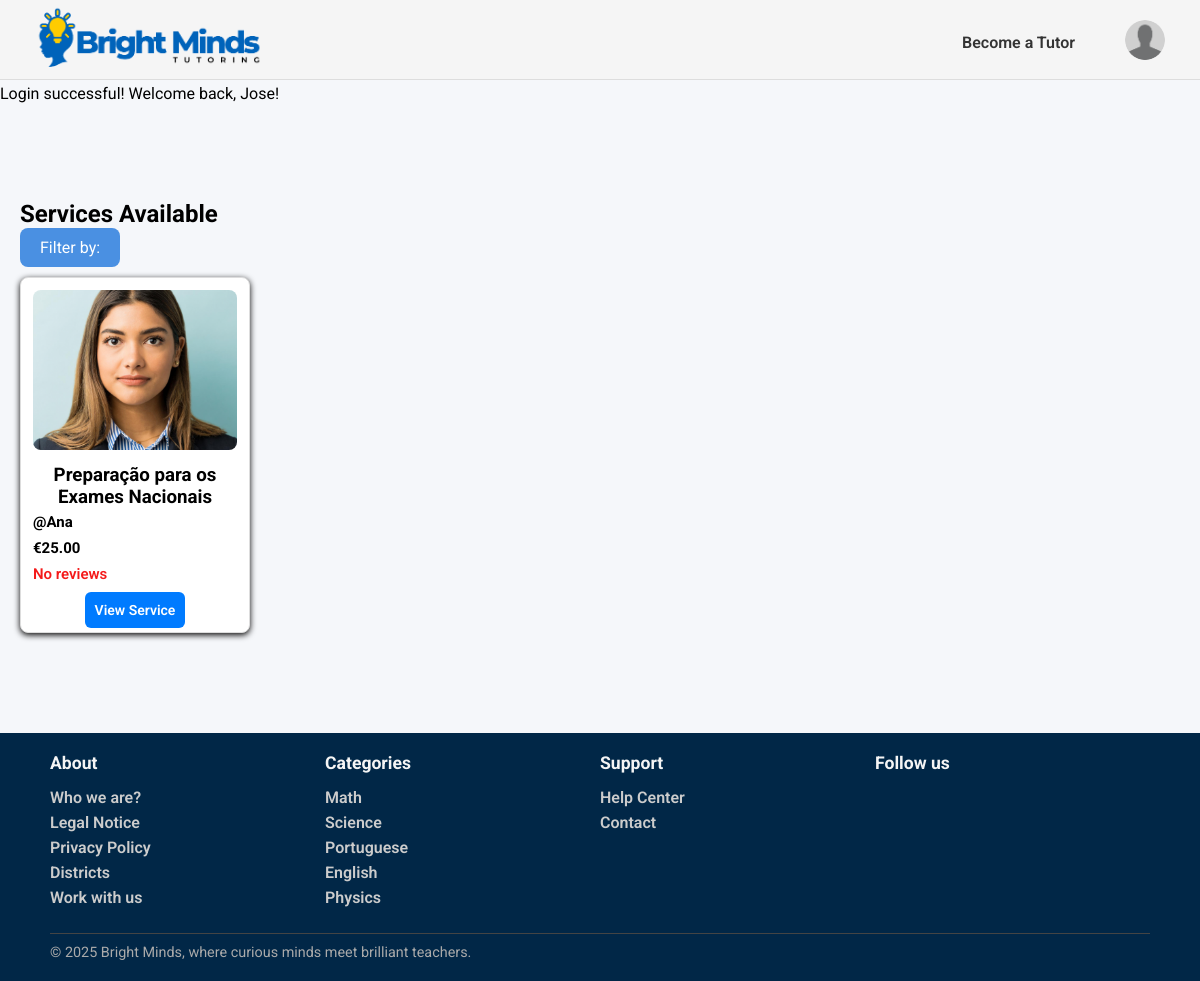
The page /pages/services_list.php (signed in) on the database its author committed.
### tables this page shows
CREATE TABLE Service(
    service_id INTEGER PRIMARY KEY,
    freelancer_id INTEGER NOT NULL,
    title TEXT NOT NULL,
    category_name TEXT NOT NULL,
    description TEXT NOT NULL,
    duracao INTEGER NOT NULL,
    price REAL NOT NULL,
    service_type TEXT CHECK(service_type IN ('individual presencial', 'grupo presencial', 'individual online','grupo online', 'revisão trabalhos')) NOT NULL,
    num_sessoes INTEGER NOT NULL,
    status TEXT CHECK(status IN ('ativo', 'inativo')) DEFAULT 'ativo',
    max_students INTEGER,
    FOREIGN KEY (freelancer_id) REFERENCES Freelancers(freelancer_id) ON UPDATE CASCADE ON DELETE CASCADE,
    FOREIGN KEY (category_name) REFERENCES Category(category_name) ON UPDATE CASCADE ON DELETE RESTRICT
);

CREATE TABLE User (
    user_id INTEGER PRIMARY KEY,
    username TEXT UNIQUE NOT NULL,
    name TEXT NOT NULL,
    birth_date DATE,
    email TEXT UNIQUE NOT NULL,
    password TEXT NOT NULL,
    usertype TEXT CHECK(usertype IN ('student', 'tutor', 'admin')) NOT NULL,
    address TEXT,
    postal_code TEXT,
    city TEXT,
    registration_date DATE NOT NULL,
    profile_image TEXT
);

CREATE TABLE Category(
    category_name TEXT PRIMARY KEY
);

### pages/services_list.php (called while the page is built)
<?php
    require_once(__DIR__. '/../templates/common.tpl.php');
    require_once(__DIR__.'/../database/connection.db.php');
    require_once(__DIR__.'/../database/service.class.php');
    require_once(__DIR__.'/../database/categories.php');
    require_once(__DIR__. '/../templates/services.tpl.php');
    $session = new Session();
    $db = getDatabaseConnection();
    $categories = getAllCategories($db);
    $category = (!empty ($_GET['category'])) ? $_GET['category'] : null;
    $service = (!empty ($_GET['service_type'])) ? $_GET['service_type'] : null;
    $min_price = (!empty($_GET['min_price'])) ? floatval($_GET['min_price']) : null;
    $max_price = (!empty($_GET['max_price'])) ? floatval($_GET['max_price']) : null;
    $min_rating = (!empty($_GET['min_rating'])) ? floatval($_GET['min_rating']) : null;
    $max_rating = (!empty($_GET['max_rating'])) ? floatval($_GET['max_rating']) : null;
    $services = getServices($db,$category,$service,$min_price,$max_price,$min_rating,$max_rating);
    drawHeader($session);
    drawServices($services,$category,$service);
    drawFooter($categories);
    ?>

### utils/session.php (called while the page is built, shortened)
<?php
  class Session {
    private array $messages;
    public function __construct() {
      $this->messages = isset($_SESSION['messages']) ? $_SESSION['messages'] : array();
    }
    public function isLoggedIn() : bool {
      return isset($_SESSION['id']);
    }
    public function getUserType() : ?string {
      return isset($_SESSION['user_type']) ? $_SESSION['user_type'] : null;
    }
    public function getPhoto(): ?string{
      return isset($_SESSION['photo']) ? $_SESSION['photo'] : null;
    }
    public function getMessages() {
      return $this->messages;
    }
  }
?>

### database/service.class.php (called while the page is built, shortened)
<?php
function getServices(PDO $db, ?string $category, ?string $service_type, ?float $min_price, ?float $max_price,?int $min_rating, ?int $max_rating): array {
    $query = '
        SELECT s.service_id, s.title, s.price, s.service_type,
               u.name AS freelancer_name, u.user_id,
               (SELECT AVG(r.rating) FROM Review r
                JOIN Booking b ON r.booking_id = b.booking_id
                WHERE b.service_id = s.service_id) AS avg_rating
        FROM Service s
        JOIN Freelancer f ON s.freelancer_id = f.freelancer_id
        JOIN User u ON f.freelancer_id = u.user_id
        WHERE s.status = "ativo"
        ';
    $params = [];
    $stmt = $db->prepare($query);
    $stmt->execute($params);
    $services = [];
    while ($row = $stmt->fetch(PDO::FETCH_ASSOC)) {
        $user = User::getUserbyId($db, intval($row['user_id']));
        $profileImage = $user->getPhoto();
        $row['profile_image'] = $profileImage;
        $services[] = $row;
    }
    return $services;
}
?>

### database/categories.php (called while the page is built, shortened)
<?php
  function getAllCategories(PDO $db) {
    $stmt = $db->prepare('SELECT category_name
                          FROM Category');
    $stmt->execute();
    return $stmt->fetchAll();
  }
?>

### templates/common.tpl.php (the view, shortened to what this page needs)
<?php
    require_once(__DIR__. '/../utils/session.php');
?>
<?php function drawHeader(Session $session){ ?>
    <!DOCTYPE html>
    <html>
        <head>
            <link rel="stylesheet" href="../css/style.css">
            <link rel="stylesheet" href="../css/profile.css">
            <link rel="stylesheet" href="../css/services.css">
            <link rel="stylesheet" href="../css/service_detail.css">
            <link rel="stylesheet" href="../css/admin.css">
            <link rel="stylesheet" href="../css/services_manage.css">
            <link rel="stylesheet" href="../css/client_booking.css">
            <link rel="stylesheet" href="../css/message.css">
        </head>
        <body>
            <header>
                <nav>
                    <a href="../pages/index.php"><img id="logo" src="../docs/BrightMinds_logo.png" alt="BrightMinds Logo"></a>
                    <?php
                        if($session->isLoggedIn()) drawUserNav($session);
                        else drawVisitorNav();
                    ?>
                </nav>
                <section id="messages">
                    <?php foreach ($session->getMessages() as $messsage) { ?>
                        <article class="<?=$messsage['type']?>">
                            <?=$messsage['text']?>
                        </article>
                    <?php } ?>
                </section>
            </header>
            <main>
<?php } ?>
<?php function drawUserNav(Session $session) { ?>
    <div class="user-nav">
        <?php if($session->getUserType()==='student'){ ?>
            <a href="../pages/become_freelancer.php">Become a Tutor</a>
        <?php } else { ?>
            <a href="../pages/add_service.php">Add Service</a>
        <?php } ?>
        <div class="profile-dropdown">
            <button type="button" class="profile-button" onclick="toggleProfileMenu()">
                <img src="<?= $session->getPhoto() ?>" alt="Profile image" class="profile-image">
            </button>
        </div>
    </div>
<?php } ?>
<?php function drawFooter(array $categories){ ?>
            </main>
            <footer>
                <div class="footer-content">
                    <section class="footer-column">
                        <h3>About</h3>
                        <ul>
                            <li><a href="">Who we are?</a></li>
                            <li><a href="">Legal Notice</a></li>
                            <li><a href="">Privacy Policy</a></li>
                            <li><a href="">Districts</a></li>
                            <li><a href="">Work with us</a></li>
                        </ul>
                    </section>
                    <section class="footer-column">
                        <h3>Categories</h3>
                        <ul>
                            <?php foreach($categories as $category){ ?>
                                <li>
                                    <a href=""><?=$category['category_name']?>
                                    </a>
                                </li>
                            <?php } ?>
                        </ul>
                    </section>
                    <section class="footer-column">
                        <h3>Support</h3>
                        <ul>
                            <li><a href="#">Help Center</a></li>
                            <li><a href="#">Contact</a></li>
                        </ul>
                    </section>
                    <section class="footer-column">
                        <h3>Follow us</h3>
                    </section>
                    <div class="footer-bottom">
                        <hr>
                        <p>© 2025 Bright Minds, where curious minds meet brilliant teachers.</p>
                    </div>
                </div>
            </footer>
        </body>
    </html>
<?php } ?>

### templates/services.tpl.php (shortened to what this page needs)
<?php function drawServices(array $services, ?string $category, ?string $service_type){ ?>
    <section id="services">
      <h2>Services Available</h2>
      <form method="GET" action="services_list.php" class="filter-dropdown">
          <button type = "button" class = "filter-button" onclick= "toggleDropdown()" >
            <span>Filter by:</span>
          </button>
      </form>
        <div class="services-button">
            <?php foreach ($services as $service) {
              $profileImage = $service['profile_image'];
            ?>
                <div class="service-card">
                    <div class="service-img-container">
                      <img class="profile-photo" src="<?= htmlspecialchars($profileImage) ?>" alt="Freelancer profile photo">
                    </div>
                    <div class="service-details">
                        <p class="service-name"><h3><?= htmlspecialchars($service['title']) ?><h3>
                        <p class="service-description"><?= htmlspecialchars($service['description']) ?>
                        <p class="freelancer-name">@<?= htmlspecialchars($service['freelancer_name']) ?></p>
                        <p class="price">€<?= number_format($service['price'], 2) ?></p>
                        <p class="rating">
                            <?php
                            $avg = round($service['avg_rating'], 1);
                            if ($avg) {
                                echo $avg . " ★";
                            } else {
                                echo "No reviews";
                            }
                            ?>
                        </p>
                        <a href="service_detail.php?id=<?= $service['service_id'] ?>" class="view-service-btn">View Service</a>
                    </div>
                </div>
            <?php } ?>
        </div>
    </section>
<?php } ?>

### css/style.css (style rules this page uses)
* { font-family: "Roboto"; margin:0; padding:0; box-sizing: border-box; }
body { background-color: #f5f7fa; }
header { font-family: "Roboto"; font-style: normal; background-color: whitesmoke; border-bottom: 1px solid #ddd; height: 80px; width: 100%; position: sticky; top:0; left:0; }
nav { display: flex; align-items: center; justify-content: space-between; padding: 5px 35px; }
#logo { height:70px; width: auto; }
a { text-decoration:none; }
.visitor-nav-links li a, .user-nav a { color: #333; font-weight: 600; font-size: 16px; }
.user-nav { display: flex; align-items: center; gap: 50px; }
.user-nav > a { color: #333; font-weight: 600; font-size: 16px; }
.profile-button { background:none; border:none; cursor:pointer; padding:0; }
.profile-image { width: 40px; height: 40px; border-radius: 50%; object-fit: cover; }
.profile-dropdown { position: relative; }
footer { font-family: "Roboto", sans-serif; background-color: #012747; color: #fff; padding: 20px 50px; }
.footer-content { display:grid; grid-template-columns: repeat(4, 1fr); grid-template-rows: auto auto; row-gap: 20px; }
.footer-bottom { grid-column: 1 / -1; }
.footer-column h3 { font-size: 1.1rem; margin-bottom: 15px; color: #f5f5f5; }
.footer-column ul { list-style: none; }
.footer-column ul li { margin-bottom: 6px; }
.footer-column ul li a { text-decoration: none; color: #ccc; }
.footer-bottom { text-align: start; font-size: 0.9rem; color: #aaa; }
.footer-bottom hr { border: none; border-top: 1px solid #444; margin-bottom: 10px; }

### css/profile.css (style rules this page uses)
* { font-family: "Roboto"; margin:0; padding:0; box-sizing: border-box; }

### css/services.css (style rules this page uses)
#services { margin-top: 100px; margin-bottom: 80px; padding: 20px; }
.services-button { display: flex; flex-wrap: wrap; justify-content: flex-start; gap: 15px; }
.service-card { border: 1px solid #ddd; border-radius: 8px; width: 230px; padding: 12px; background: white; box-shadow: 0 2px 6px rgba(0, 0, 0, 0.986); text-align: center; display: flex; flex-direction: column; margin-top: 10px; }
.profile-photo { width: 100%; height: 160px; object-fit: cover; border-radius: 8px; margin-bottom: 10px; }
.freelancer-name { font-weight: bold; color: #000000; margin: 5px 0; text-align: left; font-size: 15px; }
.price { color: #000000; font-weight: bold; font-size: 15px; margin: 8px 0; text-align: left; }
.rating { color: #f41a1a; font-weight: 600; font-size: 15px; text-align: left; margin-bottom: 15px; }
.view-service-btn { background-color: #007bff; color: white; font-size: 14px; padding: 10px; border: none; border-radius: 6px; cursor: pointer; transition: background-color 0.3s ease; width: 100%; margin-top: 30px; }
.filter-button { background-color: #4A90E2; color: white; padding: 10px 20px; margin-top:1; border: none; border-radius: 8px; font-size: 16px; cursor: pointer; }
.filter-dropdown { position: relative; display: inline-block; }

### css/services_manage.css (style rules this page uses)
a { color: #0066cc; text-decoration: none; }

### css/client_booking.css (style rules this page uses)
a { color: #0066cc; text-decoration: none; font-weight: 600; }

### rows shown on the page
service: title "Preparação para os Exames Nacionais", user.name "Ana", price "25.00"
category: category_name "Math"
category: category_name "Science"
category: category_name "Portuguese"
category: category_name "English"
category: category_name "Physics"

### other values the page prints
$messsage['text'] "Login successful! Welcome back, Jose!"
